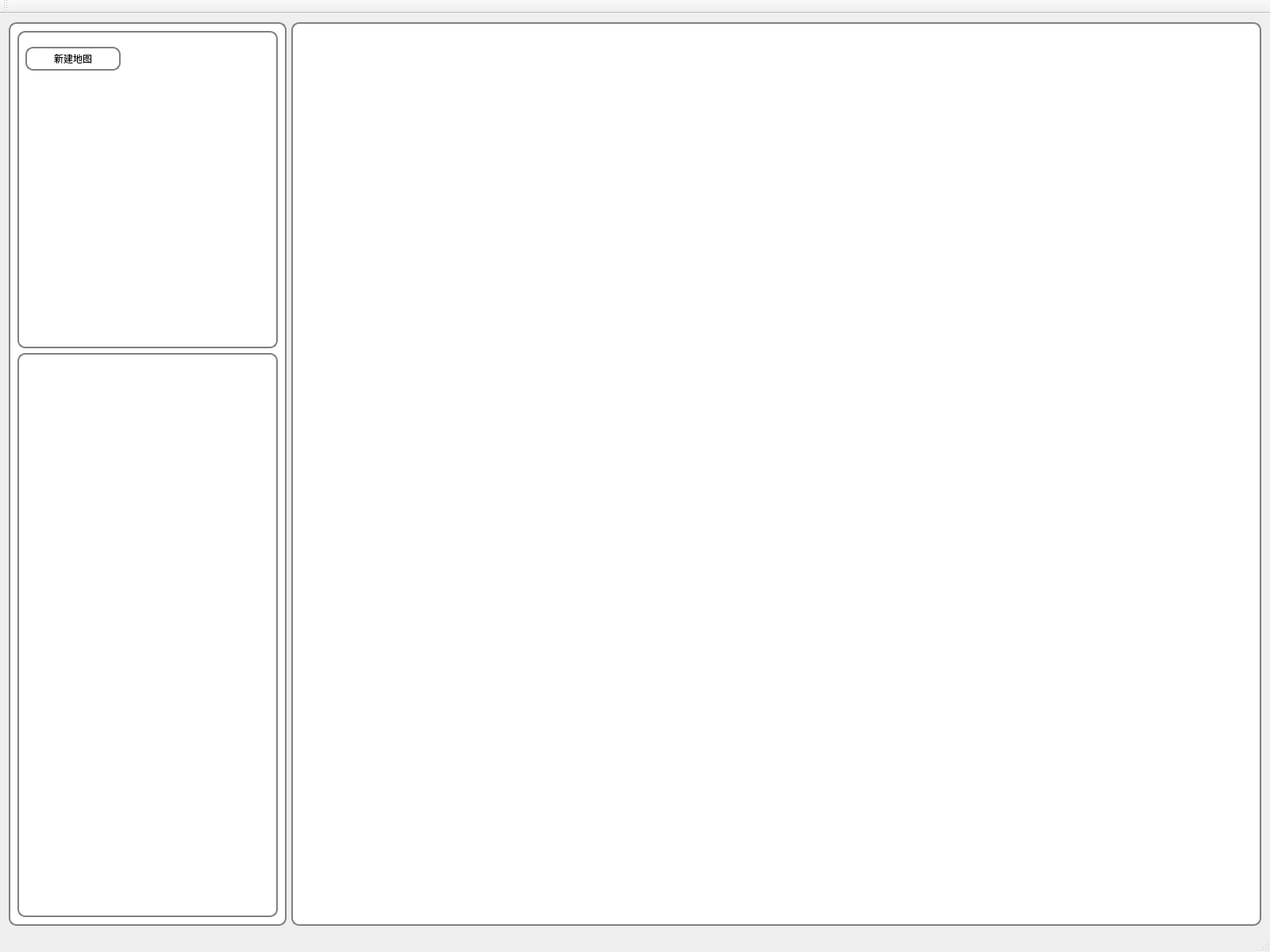
<?xml version="1.0" encoding="UTF-8"?>
<ui version="4.0">
 <class>CyMapEditerClass</class>
 <widget class="QMainWindow" name="CyMapEditerClass">
  <property name="geometry">
   <rect>
    <x>0</x>
    <y>0</y>
    <width>1600</width>
    <height>1200</height>
   </rect>
  </property>
  <property name="windowTitle">
   <string>CyMapEditer</string>
  </property>
  <widget class="QWidget" name="centralWidget">
   <layout class="QHBoxLayout" name="horizontalLayout">
    <item>
     <widget class="QWidget" name="widget_2" native="true">
      <property name="maximumSize">
       <size>
        <width>350</width>
        <height>16777215</height>
       </size>
      </property>
      <property name="styleSheet">
       <string notr="true">border: 2px solid gray;
border-radius: 10px;
background-color: white;</string>
      </property>
      <layout class="QVBoxLayout" name="verticalLayout">
       <item>
        <widget class="QWidget" name="widget_3" native="true">
         <property name="maximumSize">
          <size>
           <width>16777215</width>
           <height>400</height>
          </size>
         </property>
         <widget class="QPushButton" name="NewMapBtn">
          <property name="geometry">
           <rect>
            <x>10</x>
            <y>20</y>
            <width>120</width>
            <height>30</height>
           </rect>
          </property>
          <property name="minimumSize">
           <size>
            <width>120</width>
            <height>30</height>
           </size>
          </property>
          <property name="maximumSize">
           <size>
            <width>150</width>
            <height>40</height>
           </size>
          </property>
          <property name="text">
           <string>新建地图</string>
          </property>
         </widget>
        </widget>
       </item>
       <item>
        <widget class="QWidget" name="widget_5" native="true"/>
       </item>
      </layout>
     </widget>
    </item>
    <item>
     <widget class="QWidget" name="MapWidget" native="true">
      <property name="styleSheet">
       <string notr="true">border: 2px solid gray;
border-radius: 10px;
background-color: white;</string>
      </property>
     </widget>
    </item>
   </layout>
  </widget>
  <widget class="QMenuBar" name="menuBar">
   <property name="geometry">
    <rect>
     <x>0</x>
     <y>0</y>
     <width>1600</width>
     <height>21</height>
    </rect>
   </property>
  </widget>
  <widget class="QToolBar" name="mainToolBar">
   <attribute name="toolBarArea">
    <enum>TopToolBarArea</enum>
   </attribute>
   <attribute name="toolBarBreak">
    <bool>false</bool>
   </attribute>
  </widget>
  <widget class="QStatusBar" name="statusBar"/>
 </widget>
 <layoutdefault spacing="6" margin="11"/>
 <resources/>
 <connections/>
</ui>
